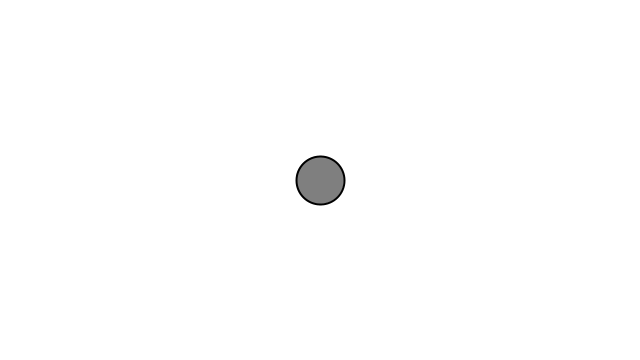
Frame 1 (no input)
Frame 60 (the mouse pressed at the canvas centre just before this capture): identical to frame 1, image omitted
Frame 120 (the mouse held since frame 60 and released just before this capture): identical to frame 1, image omitted

The Processing sketch that drew this single still picture (run headless with seeded random() and noise(); from frame 60 on, the mouse is pressed at the canvas centre):

// Processing sketch: Exercise5
// ── Exercise5.pde
Mover m;

void setup()
{
  size(640, 360);
  m = new Mover();
}

void draw() 
{
  background(255);
  m.update();
  m.edges();
  m.display();
}

// ── Mover.pde
class Mover
{
  PVector location;
  PVector velocity;
  PVector acceleration;
  PVector deaccelertation;
  
  Mover(){
    location = new PVector(width/2, height/2);
    velocity = new PVector(0, 0);
    acceleration = new PVector(0.03, 0);
    deaccelertation = new PVector(-0.05, 0);
  }
  
  void update(){
   keyPressed();
  }
  
  void edges(){
   if (location.x > width)  location.x = 0;
   if (location.x < 0)      location.x = width;
   if (location.y > height) location.y = 0;
   if (location.y < 0)      location.y = height;
  }
  
  void display(){
    stroke(0);
    strokeWeight(2);
    fill(127);
    ellipse(location.x, location.y, 48, 48);
  }
  
  void keyPressed(){
  if (key == 'w'){
  velocity.add(acceleration);
  location.add(velocity);}
  velocity.limit(5);
  if (key == 's'){
  velocity.add(deaccelertation);
  location.add(velocity);
  velocity.limit(0);}
  }
}
